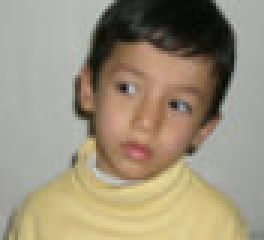
%> input picture assgn9/data/faceD.jpg, 88 x 80 px (shown 3 times larger)
$ octave haar_face_detection.m   (GNU Octave 9; MATLAB toolbox functions it lacks are replaced by stand-ins)
%> lines starting %> are read from the running program, lines starting %| are printed output that depends on the picture
clear all; close all; clc;

load('data/Classifiers.mat')
faceDetector = HaarFeatures(classifiers, 1);
winSize = faceDetector.windowSize;

imgData = single(rgb2gray(imread('data/faceD.jpg')));
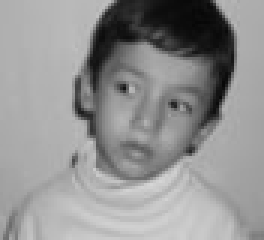
%> imgData: size 80x88 single (shown 3 times larger); min 7, max 214, mean 146
imgData = imresize(imgData, 0.5);
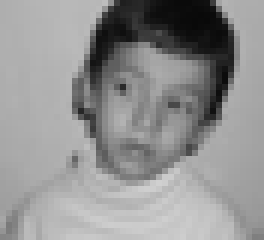
%> imgData: size 40x44 single (shown 6 times larger); min 9.27, max 208.9, mean 146

size(imgData)
%> ans = [40 44]

for iter = 1:10
    imgData = imresize(imgData, 0.85);

    figure(1)
    subplot(2, 1, 1)
    imshow(imgData / 255)

    subplot(2, 1, 2)

%> (the run ends here)
